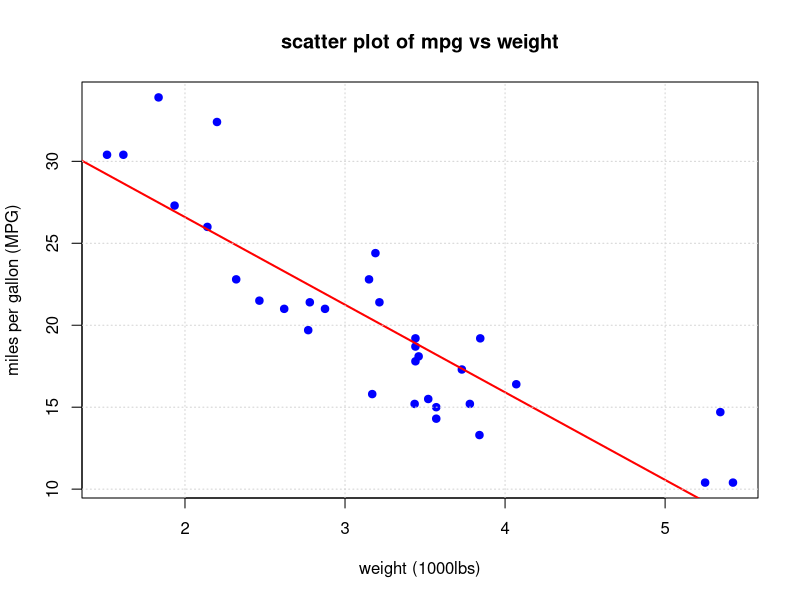

Write R code to recreate this figure.
data(mtcars)                     # Loads the mtcars dataset
head(mtcars)                     # Shows the first 6 rows
correlation <- cor(mtcars$mpg, mtcars$wt)
print(paste("correlation between mpg and weight is:", round(correlation, 2)))

plot(mtcars$wt, mtcars$mpg,
     main = "scatter plot of mpg vs weight",
     xlab = "weight (1000lbs)",
     ylab = "miles per gallon (MPG)",
     pch = 19, col = "blue")

abline(lm(mpg ~ wt, data = mtcars), col = "red", lwd = 2)
grid(col = "lightgray", lty = "dotted") #optional grid lines for the plot
